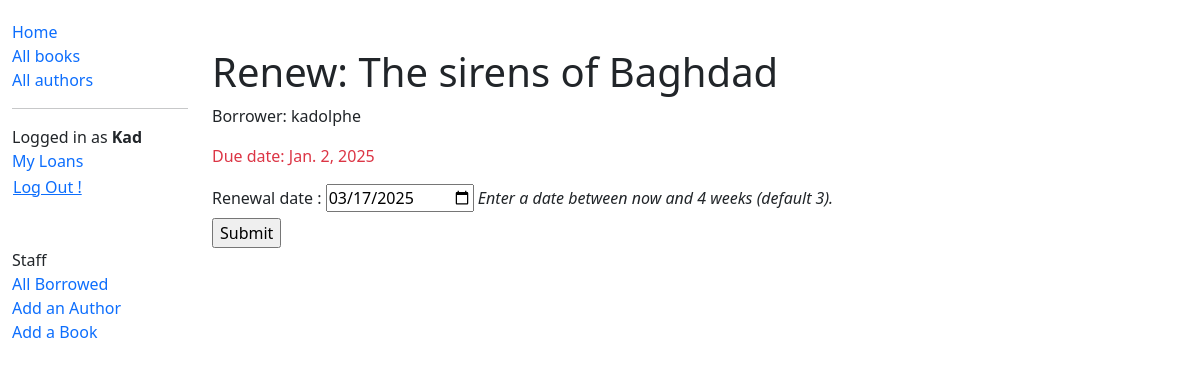
The page /catalog/book/2f077bc9-ed6d-4f24-b1da-2091e5cc2f39/renew/ (signed in) on the database its author committed.
### LocalLibrary/models.py (models this page shows, shortened)
class BookInstance(models.Model):
    id = models.UUIDField(primary_key=True, default=uuid.uuid4,
                          help_text="Unique ID for this particular book across whole library")
    book = models.ForeignKey('Book', on_delete=models.RESTRICT, null=True)
    imprint = models.CharField(max_length=200)
    due_back = models.DateField(null=True, blank=True)
    cover_page = models.ImageField(upload_to=image_path, blank=True, null=True)
    borrower = models.ForeignKey(settings.AUTH_USER_MODEL, on_delete=models.SET_NULL, blank=True, null=True)
    LOAN_STATUS = (
        ('m', 'Maintenance'),
        ('o', 'On loan'),
        ('a', 'Available'),
        ('r', 'Reserved'),
    )
    status = models.CharField(
        max_length=1,
        choices=LOAN_STATUS,
        blank=True,
        default='m',
        help_text='Book availability',
    )
    class Meta:
        ordering = ['due_back']
        permissions = (
            ("can_mark_returned", "Set book as returned"),
        )
    @property
    def is_overdue(self):
        return bool(self.due_back and date.today() > self.due_back)

class Book(models.Model):
    title = models.CharField(max_length=255)
    author = models.ForeignKey("Author", on_delete=models.RESTRICT, null=True, verbose_name="written by")
    summary = models.TextField(max_length=1000, help_text="Enter a brief description of the book")
    ISBN = models.CharField('ISBN', max_length=13,
                            unique=True,
                            help_text='13 Character <a href="https://www.isbn-international.org/content/what-isbn'
                                      '">ISBN number</a>'
                            )
    genre = models.ManyToManyField(Genre, help_text="Select a genre for this book")
    language = models.ForeignKey('Language', on_delete=models.SET_NULL, null=True)

### LocalLibrary/views.py (the view)
# urls.py: path('book/<uuid:pk>/renew/', views.renew_book_librarian, name='renew-book-librarian'),
@login_required
@permission_required('LocalLibrary.can_mark_returned', raise_exception=True)
def renew_book_librarian(request: HttpRequest, pk):
    book_instance = get_object_or_404(BookInstance, pk=pk)
    if request.method == 'POST':
        form = RenewBookForm(request.POST)
        if form.is_valid():
            book_instance.due_back = form.cleaned_data['renewal_date']
            book_instance.save()
            return redirect(reverse('LocalLibrary:all-borrowed'))
    else:
        proposed_renewal_date = (datetime.date.today() + datetime.timedelta(weeks=3)).strftime("%Y-%m-%d")
        form = RenewBookForm(initial={"renewal_date": proposed_renewal_date})
    context = {
        'form': form,
        'book_instance': book_instance
    }
    return render(request, 'LocalLibrary/bookinstances/book_renew_librarian.html', context)

### LocalLibrary/forms.py (shortened to what this page needs)
class RenewBookForm(forms.Form):
    renewal_date = forms.DateField(help_text="Enter a date between now and 4 weeks (default 3).")

### LocalLibrary/templates/LocalLibrary/bookinstances/book_renew_librarian.html (shortened to what this page needs)
{% extends "LocalLibrary/base_generic.html" %}
{% block content %}
  <h1>Renew: {{ book_instance.book.title }}</h1>
  <p>Borrower: {{ book_instance.borrower }}</p>
  <p {% if book_instance.is_overdue %} class="text-danger"{% endif %} >Due date: {{ book_instance.due_back }}</p>
  <form action="" method="post">
        <label for="{{ form.renewal_date.id_for_label }}" class="form-label">{{ form.renewal_date.label }} :</label>
        <input
            type="date"
            name="{{ form.renewal_date.name }}"
            id="{{ form.renewal_date.id_for_label }}"
            value="{{ form.renewal_date.value}}"
            class="
                "
            >
            <span><i>{{ form.renewal_date.help_text }}</i></span> <br/>
        <input type="submit" value="Submit">
  </form>
{% endblock %}

### LocalLibrary/templates/LocalLibrary/base_generic.html (shortened to what this page needs)
<!DOCTYPE html>
<html lang="en">
<head>
    <link href="https://cdn.jsdelivr.net/npm/bootstrap@5.3.3/dist/css/bootstrap.min.css" rel="stylesheet">
    <link rel="stylesheet" href="https://cdn.jsdelivr.net/npm/bootstrap-icons@1.11.3/font/bootstrap-icons.min.css">
    {% load static %}
    <link rel="stylesheet" href="{% static 'LocalLibrary/style.css' %}">
</head>
<body>
    <div class="container-fluid">
        <div class="row">
          <div class="col-sm-2">
            {% block sidebar %}
              <ul class="sidebar-nav">
                <li><a href="{% url 'LocalLibrary:index' %}">Home</a></li>
                <li><a href="{% url 'LocalLibrary:books' %}">All books</a></li>
                <li><a href="{% url 'LocalLibrary:authors' %}">All authors</a></li>
                <hr>
                {% if user.is_authenticated %}
                <li>Logged in as <strong>{{user.get_username|title}}</strong></li>
                <li><a href="{% url 'LocalLibrary:my-borrowed' %}">My Loans</a></li>
                <li>
                  <form action="{% url 'logout' %}" method="post">
                    <button type="submit" class="btn btn-link ms-0 p-0">Log Out !</button>
                  </form>
                </li>
                {% else %}
                  <li><a href="{% url 'login' %}">Log in ?</a></li>
                {% endif %}
                {% if user.is_staff %}
                  <li class="mt-5">Staff</li>
                  <li><a href="{% url 'LocalLibrary:all-borrowed' %}">All Borrowed</a></li>
                {% endif %}
                {% if perms.LocalLibrary.add_author %}
                  <li><a href="{% url 'LocalLibrary:author-create' %}">Add an Author</a></li>
                {% endif %}
                {% if perms.LocalLibrary.add_book %}
                  <li><a href="{% url 'LocalLibrary:book-create' %}">Add a Book</a></li>
                {% endif %}
              </ul>
            {% endblock %}
          </div>
          <div class="col-sm-10 mt-5">
            {% block content %}{% endblock %}
          </div>
        </div>
    </div>
</body>
</html>

### LocalLibrary/static/LocalLibrary/style.css (style rules this page uses)
.sidebar-nav { margin-top: 20px; padding: 0; list-style: none; }
a { text-decoration: none; }

### rows shown on the page
BookInstance: book "The sirens of Baghdad", borrower "kadolphe", due_back "Jan. 2, 2025"

### other values the page prints
{{ user.get_username|title }} "Kad"
